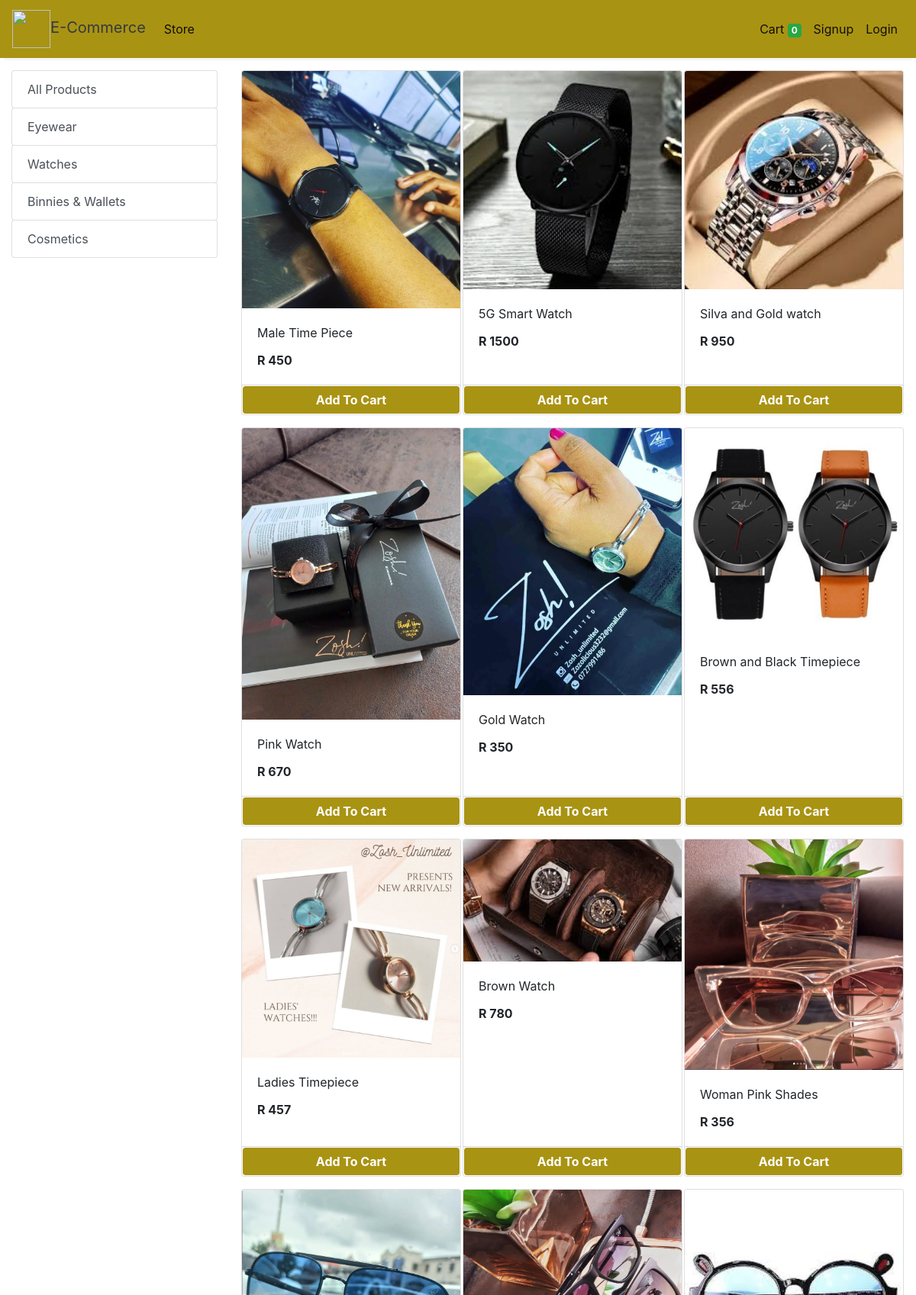
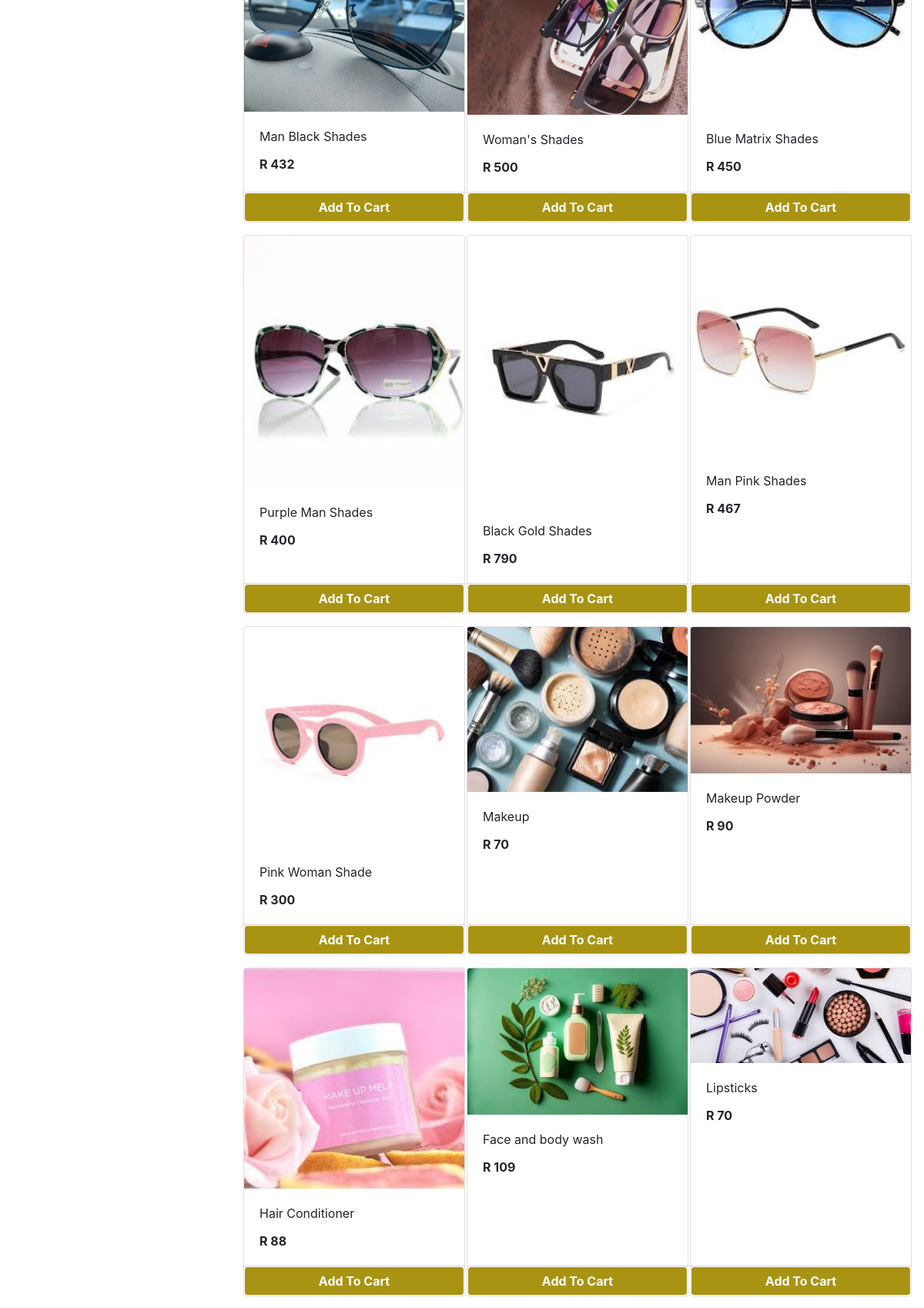
The app's page /store (upper part) with its own data (2 pictures, top to bottom).
### store/models/category.py (models this page shows, shortened)
class Category(models.Model):
    name= models.CharField(max_length=50)
    @staticmethod
    def get_all_categories():
        return Category.objects.all()

### store/models/product.py (models this page shows, shortened)
class Products(models.Model):
    name = models.CharField(max_length=60)
    price= models.IntegerField(default=0)
    category= models.ForeignKey(Category,on_delete=models.CASCADE,default=1 )
    description= models.CharField(max_length=250, default='', blank=True, null= True)
    image= models.ImageField(upload_to='uploads/products/')
    @staticmethod
    def get_all_products():
        return Products.objects.all()

### store/views/home.py (the view)
# urls.py: path('' , include('store.urls'))
def store(request):
    cart = request.session.get('cart')
    if not cart:
        request.session['cart'] = {}
    products = None
    categories = Category.get_all_categories()
    categoryID = request.GET.get('category')
    if categoryID:
        products = Products.get_all_products_by_categoryid(categoryID)
    else:
        products = Products.get_all_products();
    data = {}
    data['products'] = products
    data['categories'] = categories
    print('you are : ', request.session.get('email'))
    return render(request, 'index.html', data)

### store/templatetags/cart.py (called while the page is built)
@register.filter (name='is_in_cart')
def is_in_cart(product, cart):
    keys = cart.keys ()
    for id in keys:
        if int (id) == product.id:
            return True
    return False;

### store/templatetags/custom_filter.py (called while the page is built)
@register.filter(name='currency')
def currency(number):
    return "R "+str(number)

### store/templates/index.html (shortened to what this page needs)
{% extends 'base.html' %}
{% block content %}
{% load cart %}
{% load custom_filter %}
<div class="container-fluid mt-3">
	<div class="row">
		<div class="col-lg-3 mx-auto">
			<div class="list-group">
				<a href="/" class="list-group-item list-group-item-action btn btn-outline-success">All Products</a>
				{% for category in categories %}
				<a href="/?category={{category.id}}"
					class="list-group-item list-group-item-action btn btn-outline-success ">{{category.name}}</a>
				{% endfor %}
			</div>
		</div>
		<div id='products' class="col-lg-9 mx-auto">
			<div class="row mx-auto">
				{% for product in products %}
				<div class="card mx-auto mb-3" id={{product.id}} style="width: 18rem;">
					<img class="card-img-top" src="{{product.image.url}}" alt="Card image cap">
					<div class="card-body">
						<p class="card-title">{{product.name}}</p>
						<p class="card-text"><b>{{product.price|currency}}</b></p>
					</div>
					<div class="card-footer p-0 no-gutters">
						{% if product|is_in_cart:request.session.cart %}
						<div class="row no-gutters">
							<form action="/#{{product.id}}" class="col-2 " method="post">
								{% csrf_token %}
								<input hidden type="text" name='product' value='{{product.id}}'>
								<input hidden type="text" name='remove' value='True'>
								<input type="submit" value=" - " class="btn btn-block btn-success border-right">
							</form>
							<div class="text-center col btn btn-success">{{product|cart_quantity:request.session.cart}} in Cart</div>
							<form action="/#{{product.id}}" class="col-2 " method="post">
								{% csrf_token %}
								<input hidden type="text" name='product' value='{{product.id}}'>
								<input type="submit" value=" + " class="btn btn-block btn-success border-left">
							</form>
						</div>
						{% else %}
						<form action="/#{{product.id}}" method="POST" class="btn-block">
							<input type="submit" class="float-right btn btn-success form-control" style="background-color:rgb(169, 147, 19);border-color: white;font-weight: bolder;"
                    value="Add To Cart">
						</form>
						{% endif %}
					</div>
				</div>
				{% endfor %}
			</div>
		</div>
	</div>
</div>
{% endblock %}

### records on screen
Category: name "Eyewear"
Category: name "Watches"
Category: name "Binnies & Wallets"
Category: name "Cosmetics"
Products: {{ product.id }} 1 (drawn), image (picture), name "Male Time Piece", price "R 450"
Products: image (picture), name "5G Smart Watch", price "R 1500"
Products: image (picture), name "Silva and Gold watch", price "R 950"
Products: image (picture), name "Pink Watch", price "R 670"
Products: image (picture), name "Gold Watch", price "R 350"
Products: image (picture), name "Brown and Black Timepiece", price "R 556"
Products: image (picture), name "Ladies Timepiece", price "R 457"
Products: image (picture), name "Brown Watch", price "R 780"
Products: image (picture), name "Woman Pink Shades", price "R 356"
Products: image (picture), name "Man Black Shades", price "R 432"
Products: image (picture), name "Woman's Shades", price "R 500"
Products: image (picture), name "Blue Matrix Shades", price "R 450"
Products: image (picture), name "Purple Man Shades", price "R 400"
Products: image (picture), name "Black Gold Shades", price "R 790"
Products: image (picture), name "Man Pink Shades", price "R 467"
Products: image (picture), name "Pink Woman Shade", price "R 300"
Products: image (picture), name "Makeup", price "R 70"
Products: {{ product.id }} 18 (drawn), image (picture), name "Makeup Powder", price "R 90"
Products: image (picture), name "Hair Conditioner", price "R 88"
Products: image (picture), name "Face and body wash", price "R 109"
Products: image (picture), name "Lipsticks", price "R 70"

### other values on screen
{{ request.session.cart.keys|length }} "0"
